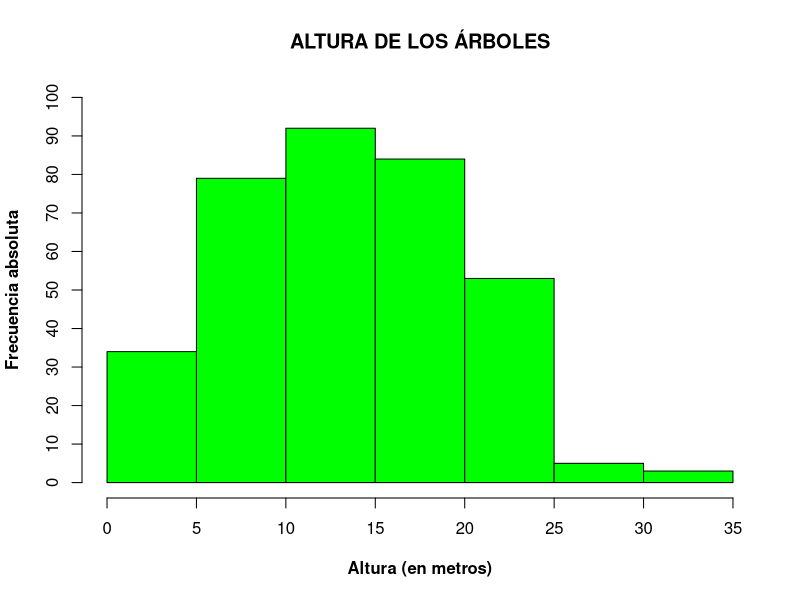
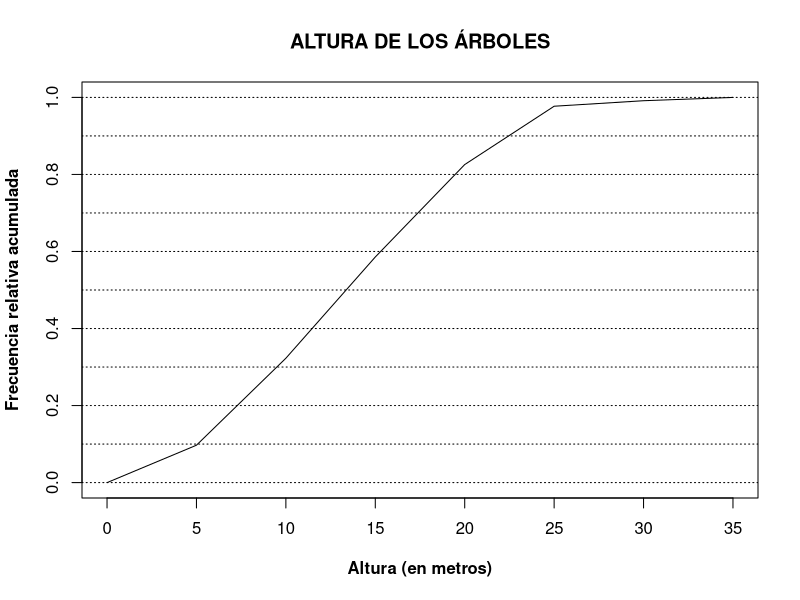
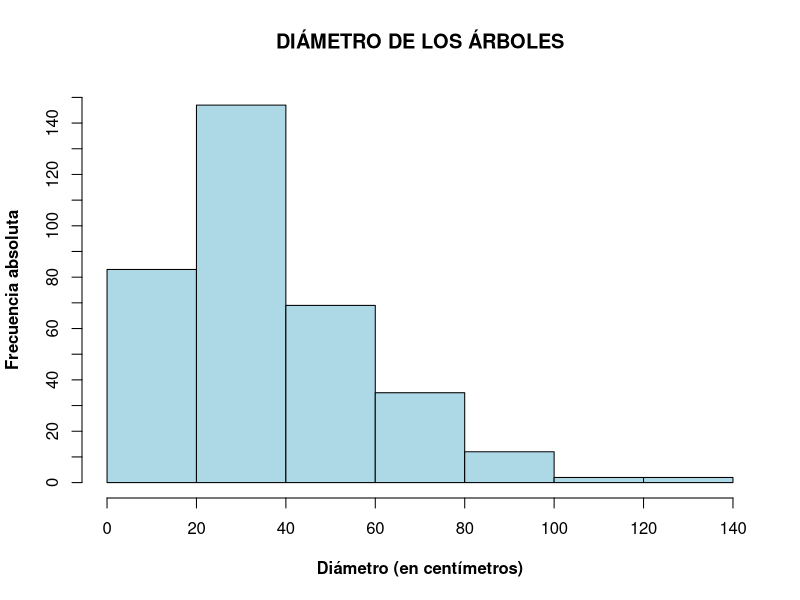
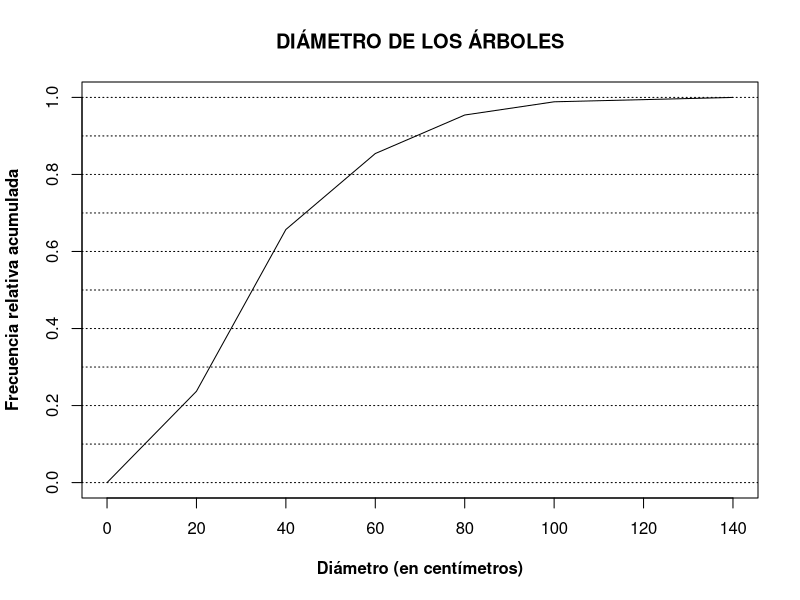
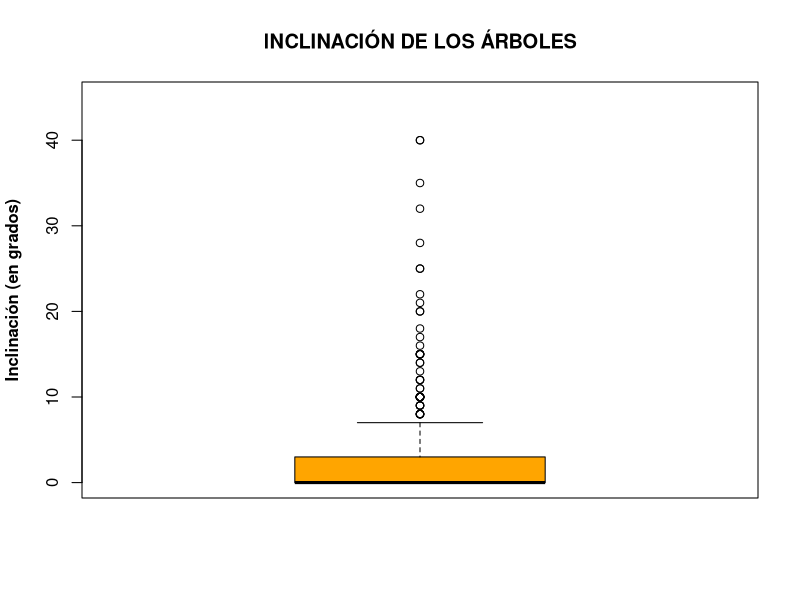
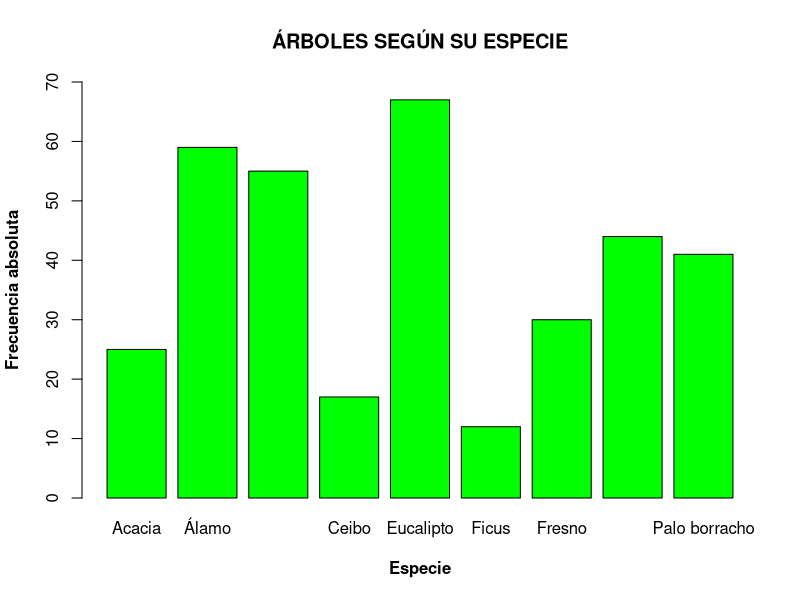
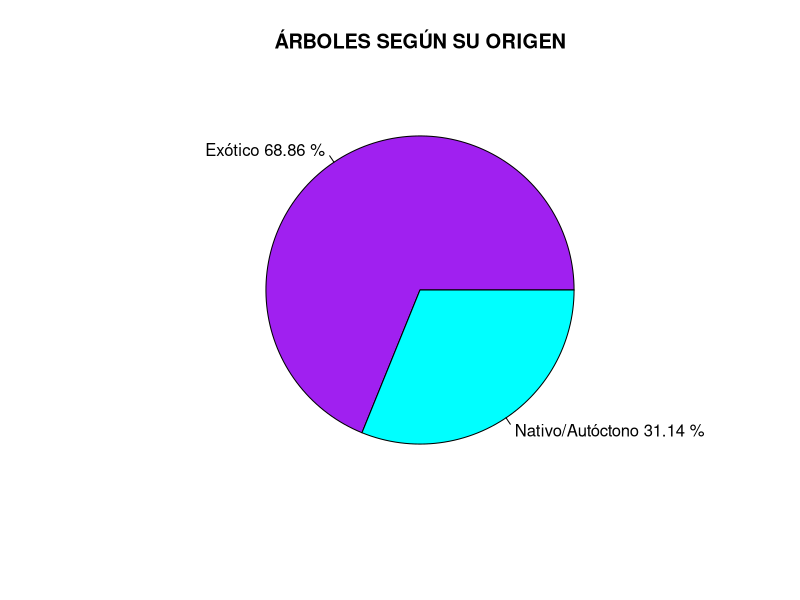
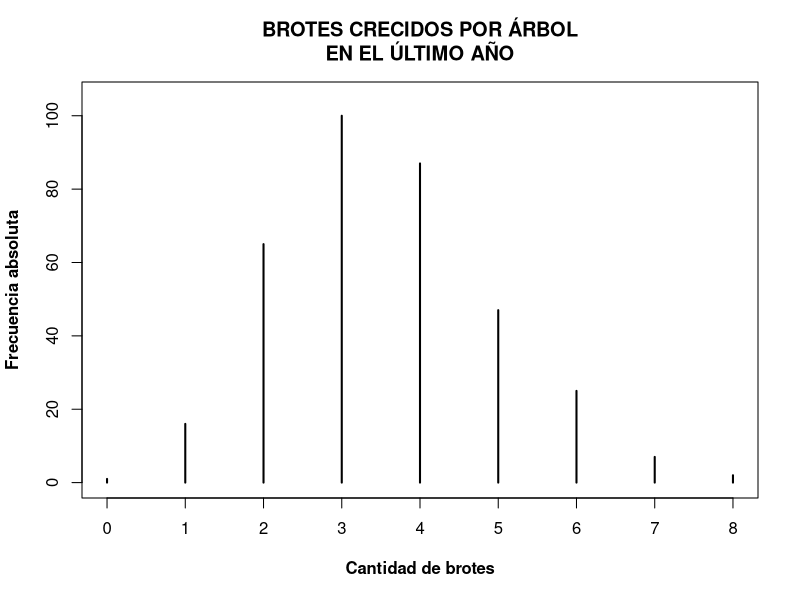

R code for these plots, in order:
# Análisis univariado:

# Primer variable a analizar: ALTURA

tablasAltura <- function(Altura) {
  # Tabla de frecuencias
  frecAbs <- table(cut(Altura, seq(0, 35, 5), right = "TRUE"))
  frecRel <- round(frecAbs/length(Altura), digits = 4)
  frecAbsAcum = cumsum(frecAbs)
  frecRelAcum = round(cumsum(frecAbs/length(Altura)), digits = 4)
  tabla_altura <<- cbind(frecAbs, frecAbsAcum, frecRel, frecRelAcum)
  
  # Histograma
  tit <- "ALTURA DE LOS ÁRBOLES"
  b <- seq(0, 35, 5)
  hist(Altura, main = tit, xlab = "Altura (en metros)", ylab = "Frecuencia absoluta", 
       xlim = c(0, 35), ylim = c(0, 100), col = "green", 
       breaks = b, xaxt = "n", yaxt = "n", right = TRUE, font.lab = 2)
  axis(side = 1, at = b)
  axis(side = 2, at = seq(0, 100, 10))
  
  # Polígono acumulativo
  plot(c(0, frecRelAcum), type = "l", main = tit, xlab = "Altura (en metros)", 
       ylab = "Frecuencia relativa acumulada", xaxt = "n", font.lab = 2, xlim = c(1, 8))
  axis(side = 1, at = (1:8), labels = seq(0, 35, 5))
  abline(h = seq(0, 1, 0.1), lty = 3)
}

# Segunda variable a analizar: DIÁMETRO

tablasDiametro <- function(Diametro){
  
  # Tabla de frecuencias
  frecAbs <- table(cut(Diametro, seq(0, 140, 20), right = "TRUE"))
  frecRel <- round(frecAbs/length(Diametro), digits = 4)
  frecAbsAcum = cumsum(frecAbs)
  frecRelAcum = round(cumsum(frecAbs/length(Diametro)), digits = 4)
  tabla_diametro <<- cbind(frecAbs, frecAbsAcum, frecRel, frecRelAcum)
  
  # Histograma
  tit <- "DIÁMETRO DE LOS ÁRBOLES"
  b <- seq(0, 140, 20)
  hist(Diametro, main = tit, xlab = "Diámetro (en centímetros)", ylab = "Frecuencia absoluta", 
       xlim = c(0, 140), ylim = c(0, 150), col = "lightblue", 
       breaks = b, xaxt = "n", yaxt = "n", right = TRUE, font.lab = 2)
  axis(side = 1, at = b)
  axis(side = 2, at = seq(0, 150, 10))
  
  # Polígono acumulativo.
  plot(c(0, frecRelAcum), type = "l", main = tit, xlab = "Diámetro (en centímetros)", 
       ylab = "Frecuencia relativa acumulada", xaxt = "n", font.lab = 2)
  axis(side = 1, at = (1:8), labels = seq(0, 140, 20))
  abline(h = seq(0, 1, 0.1), lty = 3)
}


# Tercer variable a analizar: Inclinación
tablasInclinacion <- function(Inclinacion) {
  frecAbs <- table(cut(Inclinacion, seq(0, 42, 7), right = "FALSE"))
  frecRel <- round(frecAbs/length(Inclinacion), digits = 4)
  frecAbsAcum = cumsum(frecAbs)
  frecRelAcum = round(cumsum(frecAbs/length(Inclinacion)), digits = 4)
  tabla_inclinacion <<- cbind(frecAbs, frecAbsAcum, frecRel, frecRelAcum)
  
  # Boxplot
  tit <- "INCLINACIÓN DE LOS ÁRBOLES"
  boxplot(Inclinacion, main = tit, col = "orange", ylim = c(0, 45))
  title(ylab = "Inclinación (en grados)", font.lab = 2)
}

# Cuarta variable a analizar: Especie

tablasEspecie <- function(Especie) {
   frecAbs <- table(Especie)
   
   tit <- "ÁRBOLES SEGÚN SU ESPECIE"
   # Grafico de barras.
   barplot(frecAbs, ylim = c(0, 70), col = "green", main = tit, xlab = "Especie", 
           ylab = "Frecuencia absoluta", font.lab = 2)
}

# Quinta variable a analizar: Origen.

tablasOrigen <- function(Origen) {
  frecAbs <- table(Origen)
  porcentajes <- round((frecAbs / length(Origen)) * 100, digits = 2)
  tabla_origen <<- cbind(frecAbs, porcentajes)
  
  lbls <- c("Exótico", "Nativo/Autóctono")
  lbls <- paste(lbls, porcentajes)
  lbls <- paste(lbls, "%")
  
  tit <- "ÁRBOLES SEGÚN SU ORIGEN"
  # Pie chart
  pie(frecAbs, labels = lbls, main = tit, col = c("purple", "cyan"))
}

# Sexta variable a analizar: N° Brotes

tablasBrotes <- function(Brotes) {
  frecAbs <- table(Brotes)
  frecRel <- round(frecAbs/length(Brotes), digits = 4)
  frecAbsAcum = cumsum(frecAbs)
  frecRelAcum = round(cumsum(frecAbs/length(Brotes)), digits = 4)
  tabla_brotes <<- cbind(frecAbs, frecAbsAcum, frecRel, frecRelAcum)
  
  tit <- "BROTES CRECIDOS POR ÁRBOL\nEN EL ÚLTIMO AÑO"
  # Gráfico de bastones
  plot(frecAbs, type = "h", main = tit, xlab = "Cantidad de brotes", 
       ylab = "Frecuencia absoluta", font.lab = 2, ylim = c(0, 105))
  # Gráfico escalonado
  plot(frecRelAcum, type = "s", main = tit, xlab = "Cantidad de brotes", 
       ylab = "Frecuencia relativa acumulada", font.lab = 2, 
       xaxt = "n", ylim = c(0, 1))
  axis(side = 1, at = (1:9), labels = seq(0, 8, 1))
  abline(h = seq(0, 1, 0.1), lty = 3)
  
}

#----------------------------------------------------------------------------#

# Análisis bivariado:

tablasEspecieOrigen <- function(Especie, Origen) {
  frecAbs <- table(Origen, Especie)
  tabla_especieOrigen <<- cbind(table(Especie, Origen), table(Especie))
  
  tit <- "ORIGEN DE LOS ÁRBOLES\nSEGÚN SU ESPECIE"
  barplot(frecAbs, beside = TRUE, ylim = c(0, 70), col = c("purple", "cyan"), main = tit, xlab = "Especie", 
          ylab = "Frecuencia absoluta", font.lab = 2)
  legend("topright", legend = c("Exótico", "Nativo/Autóctono"), fill = c("purple", "cyan"))
}

tablasEspecieBrotes <- function(Especie, Brotes) {
  frecAbs <- table(Brotes, Especie)
  totalPorEspecie <- c(1:9)
  for (i in seq(1:length(levels(Especie)))) {
    totalPorEspecie[i] = sum(table(Brotes, Especie)[, i] * c(0:8))
  }
  tabla_especieBrotes <<- cbind(levels(Especie), totalPorEspecie)
  
  tit <- "CANTIDAD DE BROTES POR ESPECIE\nEN EL ÚLTIMO AÑO"
  barplot(totalPorEspecie, names.arg = levels(Especie), col = "purple", ylim = c(0, 250), main = tit, 
          xlab = "Especie", ylab = "Frecuencia absoluta", font.lab = 2)
}

especieAltura <- function(Altura, Especie){
  tit <- "ALTURA DE LOS ÁRBOLES SEGÚN SU ESPECIE"
  boxplot(Altura~Especie, main = tit, col = "orange", ylim = c(0, 40), xlab = "", ylab = "")  
  title(xlab = "Especie", ylab = "Altura (en metros)", font.lab = 2)
}

#-----------------------------------------------------------------------------

leerDatos <- function() {
  #setwd("~/TP1PyE")
  datos <<- read.table(file = "base1.txt", header = TRUE, sep = "\t", 
                      col.names = c("ID", "Altura", "Diametro", "Inclinacion", "Especie", "Origen", "Brotes"))
  attach(datos)
  fuente <- "Fuente: Censo Forestal Urbano Público, Ciudad de Buenos Aires, año 2011"
  tablasAltura(Altura)
  tablasDiametro(Diametro)
  tablasInclinacion(Inclinacion)
  tablasEspecie(Especie)
  tablasOrigen(Origen)
  tablasBrotes(Brotes)
  tablasEspecieOrigen(Especie, Origen)
  tablasEspecieBrotes(Especie, Brotes)
  especieAltura(Altura, Especie)
}


leerDatos()

